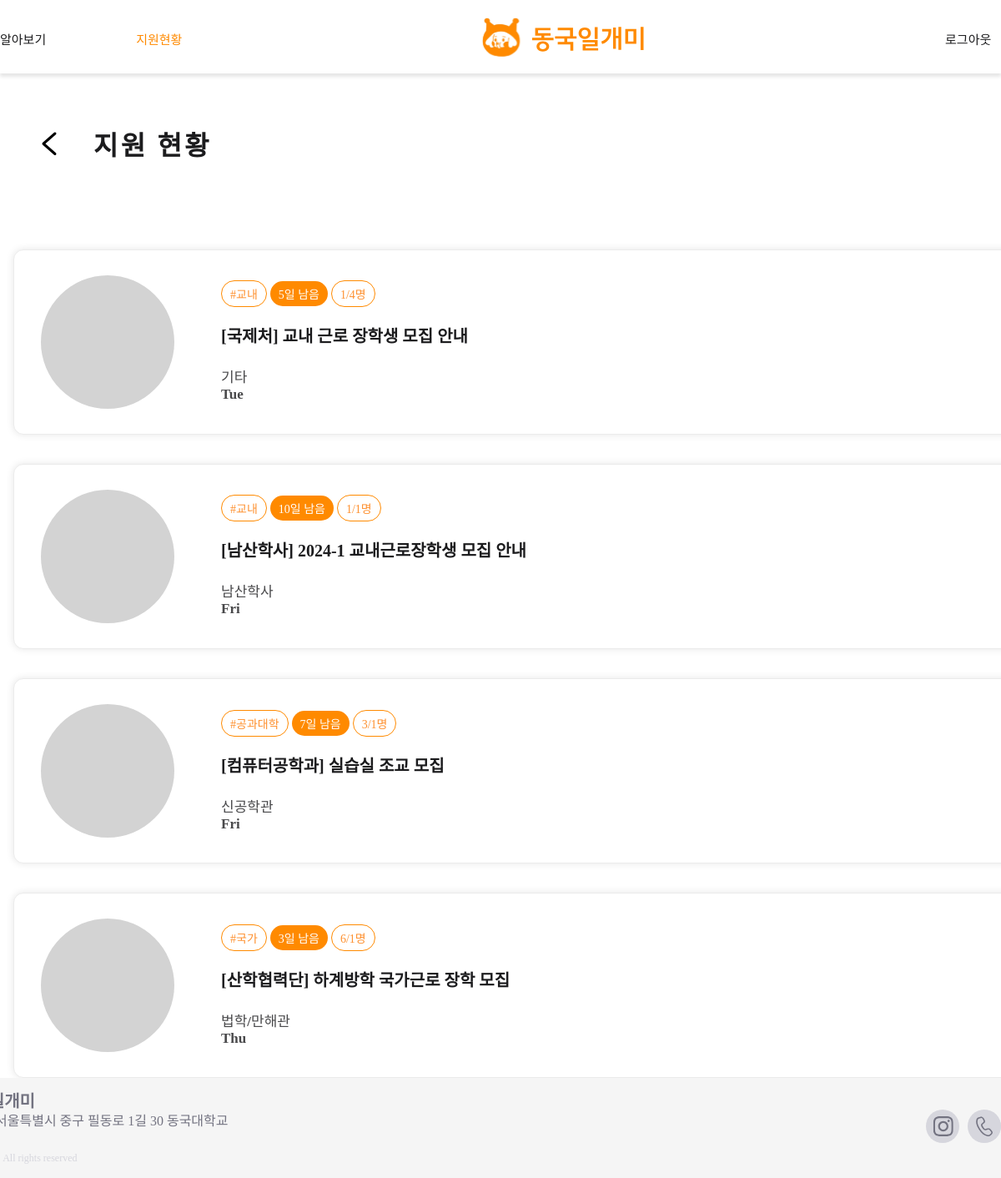
/users/student-myapplication/ (signed in), run on an earlier commit of the app's database.
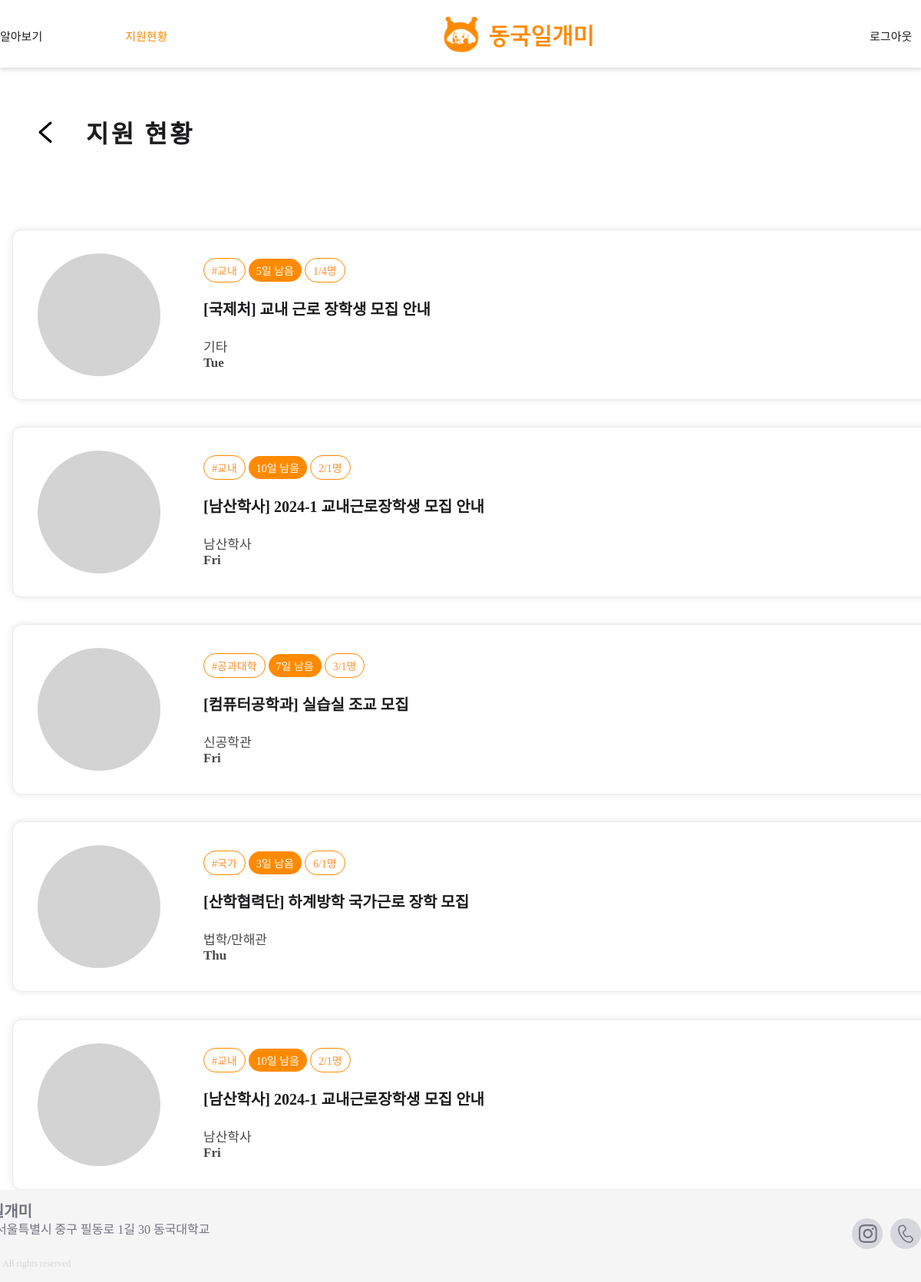
And on a later commit of the database.
### main/models.py (models this page shows, shortened)
class Application(models.Model):
    post = models.ForeignKey(Post, null=False, related_name="applications", blank=False, on_delete=models.CASCADE)
    writer = models.ForeignKey(User, null=False, blank=False, on_delete=models.CASCADE)
    is_accepted = models.PositiveIntegerField(null=False, default=0) #boolean
    file = models.FileField(upload_to="application_file/", blank=True, null=True)

class Post(models.Model):
    writer = models.ForeignKey(User, null=False, blank=False, on_delete=models.CASCADE)
    title = models.CharField(max_length=50)
    organization = models.CharField(max_length=50, null=True)
    department = models.CharField(max_length=50, null=True)
    is_income_bracket = models.PositiveIntegerField(null=False, default=0) #boolean
    start_date = models.DateField(null=True)
    end_date = models.DateField(null=True)
    deadline = models.DateField(null=True)
    day_left = models.IntegerField(null=True)#남은날짜
    place = models.CharField(max_length=50, blank=False)
    time = models.TextField(max_length=50, null=False)
    recruitment = models.PositiveIntegerField(default=0)
    wage = models.PositiveIntegerField(null=True, default=0)
    body = models.TextField()
    file = models.ImageField(upload_to="post/", blank=True, null=True)
    pub_date = models.DateTimeField()
    scrap = models.ManyToManyField(User, related_name='scraped', blank=True, default=None)
    scrap_count = models.PositiveIntegerField(default=0)
    applicated_count = models.PositiveIntegerField(default=0)

### users/views.py (the view)
# urls.py: path('student-myapplication/', student_myapplication, name="student-myapplication"),
def student_myapplication(request):
    applications = Application.objects.filter(writer=request.user)
    return render(request, 'users/student_myapplication.html', {'applications':applications})

### users/templates/users/student_myapplication.html (shortened to what this page needs)
{% extends 'base.html' %} {% load static %} {% block content %}
<link
  rel="stylesheet"
  type="text/css"
  href="{% static 'css/users/student_myapplication.css'%}"
/>
<div class="content" id="header">
  <a href="javascript:history.back()">
    <img src="{% static 'images/icons/vector.svg' %}" id="vector" />
  </a>
  <span class="Capital Caption" style="margin-bottom: 0.5em">지원 현황</span>
</div>
<div class="content" id="main2">
  {% if applications %} {% for app in applications %}
  <div class="card">
    <span class="photo">
      <span class="architecture"></span>
    </span>
    <span class="detail">
      <div class="information">
        <span class="info classification small orange">
          #{{app.post.department}}
        </span>
        <span class="info date small white">
          {% if app.post.day_left >= 0 %} {{ app.post.day_left }}일 남음 {% else %} 지원
          마감 {% endif %}
        </span>
        <span class="info classification small orange">
          {{app.post.applicated_count}}/{{app.post.recruitment}}명
        </span>
      </div>
      <a class="title Caption big" href="{% url 'main:post-detail' app.post.id %}">
        [{{app.post.organization}}] {{app.post.title}}
      </a>
      <div class="Caption light up">
        <div>{{app.post.place}}</div>
        <div>{{app.post.time}}</div>
      </div>
    </span>
  </div>
  {% endfor %} {% endif %}
</div>
{% endblock %}

### project/templates/base.html (shortened to what this page needs)
<!DOCTYPE html>
{% load static %}
<html lang="ko">
  <head>
  </head>
  <body style="margin: 0px; overflow-x: hidden;">
    <div class="container">
      {% include 'shared/_topnav.html' %}
      <div class="baseContent">{% block content %} {% endblock %}</div>
      {% block footer %} {% include 'shared/_footer.html' %} {% endblock %}
    </div>
  </body>
</html>

### project/templates/shared/_topnav.html (shortened to what this page needs)
{% load static %}
<link
  rel="stylesheet"
  type="text/css"
  href="{% static 'css/shared/topnav.css'%}"
/>
<div class="screen">
  <div class="topnav">
    <div class="nav-1 header-font">
      <div class="div">
        <div class="nav-2">
          <a class="Caption" href="{% url 'main:mainlistpage' %}">알아보기</a>
          {% if user.profile.student_or_staff == 'student' %}
            <a class="Caption" href="">지원현황</a>
          {% elif user.profile.student_or_staff == 'staff' %}
            <a class="Caption" href="{% url 'main:new-post' %}">게시하기</a>
          {% else %}
            <a class="Caption" href="{% url 'main:new-post' %}">게시하기</a>
          {% endif %}
        </div>
        <a class="logo logo-font" href="{% url 'main:mainpage' %}">
          <img src="{% static 'images/logo.svg' %}" />
        </a>
        <div class="nav-3">
          {% if user.is_authenticated %}
          <a class="Caption" href="/accounts/logout/">로그아웃</a>
          {% endif %}
        </div>
      </div>
    </div>
  </div>
</div>

### project/templates/shared/_footer.html (shortened to what this page needs)
{% load static %}
<link
    rel="stylesheet"
    type="text/css"
    href="{% static 'css/shared/footer.css'%}"
/>
<div class="footerScreen">
    <div class="footerFrame">
        <div class="footerTextFrame">
            <div class="nameText">동국일개미</div>
            <div class="adressText">04620 서울특별시 중구 필동로 1길 30 동국대학교</div>
            <div class="teamNameText">@ 망나뇽. All rights reserved</div>
        </div>
        <div class="footerIconFrame">
            <div class="icon">
            </div>
            <div class="icon">
            </div>
        </div>
    </div>
</div>

### project/static/css/shared/topnav.css (style rules this page uses)
.screen { display: flex; flex-direction: column; width: 100%; height: 88px; align-items: center; justify-content: center; box-sizing: border-box; box-shadow: 0px 4px 4px 0px rgba(0, 0, 0, 0.10); }
.topnav { display: flex; flex-direction: row; margin: 0 auto; margin-bottom: 1.75em; }
.topnav .nav-1 { display: flex; flex-direction: row; width: 73vw; min-width: 1300px; }
.nav-1 .nav-2 { display: flex; gap: 6.75em; margin-top: 2em; }
.topnav .div { display: flex; width: 100%; align-items: center; justify-content: space-between; position: relative; }
.topnav .logo { display:flex; align-items: center; justify-content: center; margin-top: 1em; }
.topnav .nav-3 { display: flex; align-items: center; gap:1.18em; margin-top:2em; }
.Caption { color: #1C1C1E; font-family: "SUITE Variable"; font-size: 15px; font-style: normal; font-weight: 550; line-height: normal; }
.logo-font { color: #FF8A00; font-family: "SUITE Variable"; font-size: 28px; font-style: normal; font-weight: 700; line-height: normal; }
a { display: inline-block; white-space: nowrap; text-decoration-line: none; }
.screen, .topnav, .nav-1, .nav-2, .topnav .div, .topnav .logo, .topnav .nav-3, .nav-3 .nav-link-account { box-sizing: border-box; }

### project/static/css/users/student_myapplication.css (style rules this page uses)
.baseContent { flex-direction: column; align-items: center; }
.container { width: 100%; }
.content { display: flex; flex-direction: column; width: 100%; max-width: 1400px; margin-left: 2em; gap: 10px; }
@media (min-width: 1051px) { .content { align-items: start; justify-content: center; } }
#header { margin-top: 56px; flex-direction: row; align-items: center; justify-content: flex-start; }
#vector { width: 86px; height: 74px; }
#main2 { margin-top: 4.8em; gap: 2.2em; }
.card { position: relative; display:flex; width: 82.625em; height: 13.75em; flex-shrink: 0; border-radius: 0.75em; border: 1px solid #EBEBEB; background: #FFF; box-shadow: 0px 0px 10px 0px rgba(0, 0, 0, 0.10); align-items: center; }
.photo { margin-left: 2em; }
.architecture { display:flex; width: 10em; height: 10em; border-radius:50%; background-color: #D3D3D3; }
.detail { margin-left: 3.5em; margin-right: 6.25em; }
.information { margin-bottom: 19px; }
.information .info { display: inline-block; }
.classification { display: flex; padding: 5px 10px; justify-content: center; align-items: center; gap: 8px; flex-shrink: 0; border-radius: 30px; border: 1px solid #FF8A00; background: #FFF; }
.date { display: flex; padding: 5px 10px; justify-content: center; align-items: center; gap: 8px; flex-shrink: 0; border-radius: 30px; background: #FF8A00; }
.Capital { font-size: 32px; font-style: normal; font-weight: 700; line-height: 10px; letter-spacing: 3.2px; }
.orange { color:#FE902F; }
.white { color: #FFF; }
.small { font-size: 14px; font-weight: 500; }
.big { font-size: 20px; font-weight: 600; }
.light { color: rgba(28, 28, 30, 0.80); font-size: 17px; }
.up { margin-top: 22px; }
.nav-1 .nav-2 :nth-child(2) { color: #FF8A00; }

### project/static/css/shared/footer.css (style rules this page uses)
.footerScreen { display: flex; justify-content: center; position: relative; bottom: 0; width: 100%; height: 120px; background-color: #F5F5F5; }
.footerFrame { width: 73vw; min-width: 1300px; height: 100%; display: flex; justify-content: space-between; align-items: center; }
.footerTextFrame { display: flex; flex-direction: column; align-items: flex-start; }
.nameText { color: #737381; font-family: "SUITE Variable"; font-feature-settings: 'clig' off, 'liga' off; font-size: 20px; font-style: normal; font-weight: 700; line-height: 24px; }
.adressText { color: #737381; font-feature-settings: 'clig' off, 'liga' off; font-family: "SUITE Variable"; font-size: 16px; font-style: normal; font-weight: 500; line-height: 24px; }
.teamNameText { margin-top: 24px; color: #D6D6DD; font-family: "SUITE Variable"; font-size: 12px; font-style: normal; font-weight: 500; line-height: 16px; }
.footerIconFrame { display: inline-flex; height: 45.217px; align-items: flex-start; gap: 10px; flex-shrink: 0; }
.icon { display: flex; justify-content: center; align-items: center; width: 40px; height: 40px; flex-shrink: 0; border-radius: 50px; background: #D6D6DD; }

### project/templates/base.html (style rules this page uses)
body { display: flex; flex-direction: column; min-height: 100vh; margin: 0; }
.container { flex: 1; display: flex; flex-direction: column; justify-content: center; align-items: center; width: 100vw; overflow: auto; }
.baseContent { flex: 1; display: flex; justify-content: center; width: 100vw; }

What changed in the data, as far as the page shows it:
changed through a linked row, Application (number 2 of 5 on the later page): post.applicated_count "1" → "2"
added Application: post.department "교내", post.day_left "10", post.applicated_count "2", post.recruitment "1", post.organization "남산학사", post "2024-1 교내근로장학생 모집 안내", post.place "남산학사", post.time "Fri"
